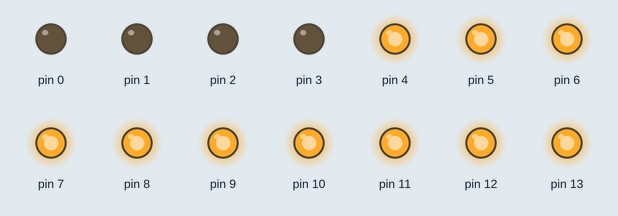
Bench run of a sketch on a simulated Arduino Uno, built with avr-gcc and run on an emulated ATmega328P. Shown: output pins drawn as LEDs (lit = HIGH).

Above: at 2.5 s.
At 7.5 s:
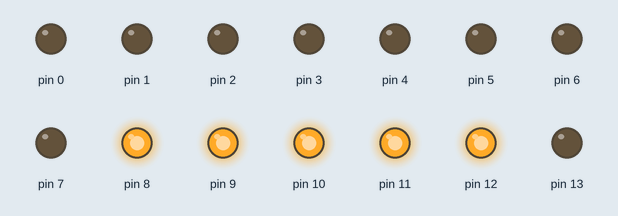
Timing chart, 0 to 11.5 s (numbered marks = the images above):
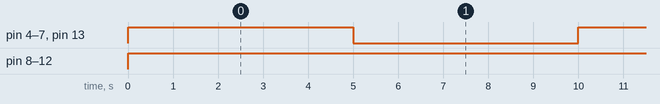

The sketch:

pintest1.ino
```cpp
void setup() {
  for( int i = 0; i <= 13; i++ ) {
     pinMode( i, OUTPUT );
  }
}

void loop() {
  for( int i = 0; i <= 3; i++ ) {
    digitalWrite( i, LOW );
  }
  for( int i = 8; i <= 12; i++ ) {
    digitalWrite( i, HIGH );
  }

  for( int i = 4; i <= 7; i++ ) {
    digitalWrite( i, HIGH );
  }
  digitalWrite( 13, HIGH );
  delay( 5000 );

  for( int i = 4; i <= 7; i++ ) {
    digitalWrite( i, LOW );
  }
  digitalWrite( 13, LOW );
  delay( 5000 );
}
```

Measured:
- by itself, pin 4–7, pin 13: alternates HIGH for 5.0 s and LOW for 5.0 s
- by itself, pin 8–12: LOW → HIGH at 0.00 s
